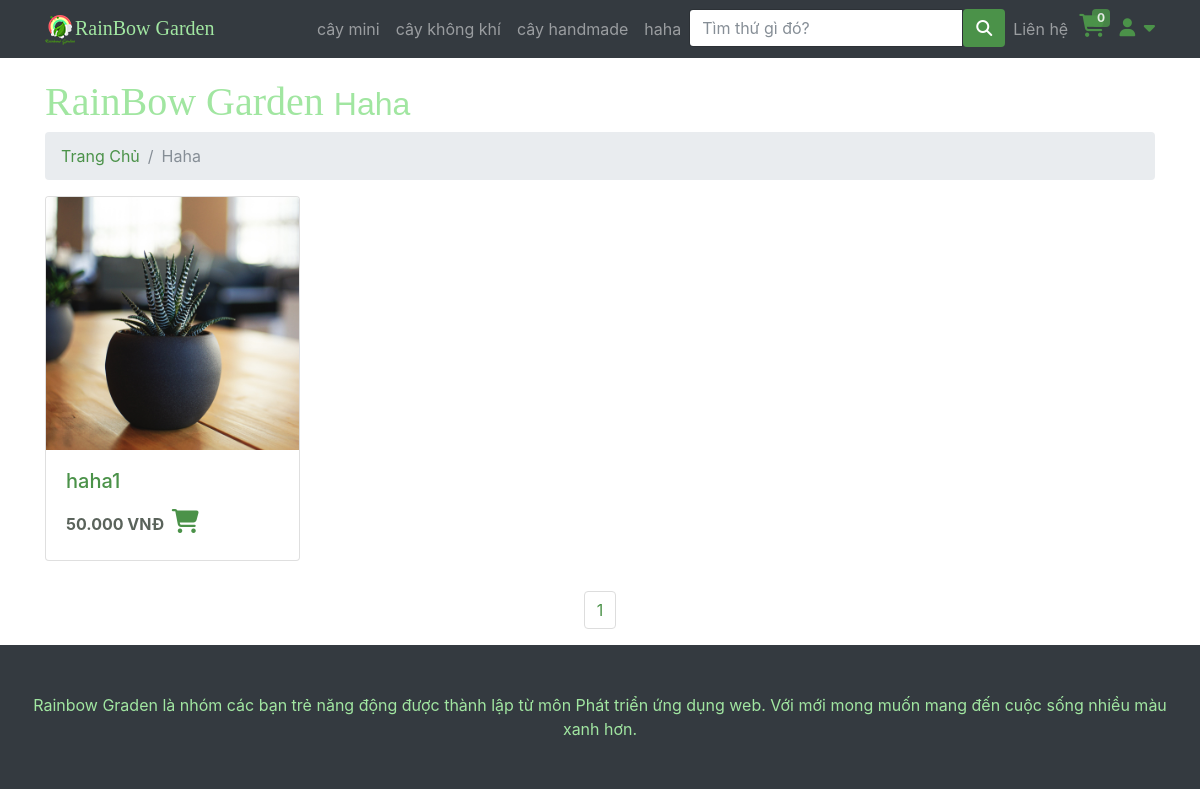
Screenshot of /loaicay?category=4 with the database file from the repository.
### tables this page shows
CREATE TABLE IF NOT EXISTS `category` (
  `id` int NOT NULL AUTO_INCREMENT,
  `name` varchar(200) DEFAULT NULL,
  `image` varchar(200) NOT NULL,
  PRIMARY KEY (`id`)
);

CREATE TABLE IF NOT EXISTS `product` (
  `id` int NOT NULL AUTO_INCREMENT,
  `name` varchar(200) DEFAULT NULL,
  `saleoff` int DEFAULT NULL,
  `category` int DEFAULT NULL,
  `imagiUrl` varchar(225) DEFAULT NULL,
  `short_descripsion` text,
  `inStock` int DEFAULT '0',
  `isAvailable` tinyint(1) DEFAULT '1',
  PRIMARY KEY (`id`),
  KEY `category` (`category`)
);

### php/connectDB.php (called while the page is built, shortened)
<?php
class DataAccessHelper
{
	static $connection;
	public function connect()
	{
		self::$connection = new mysqli(DB_HOST, DB_USER, DB_PASSWORD, DB_NAME, DB_PORT);
		self::$connection->set_charset(DB_CHARSET);
	}
	public function executeQuery($sql)
	{
		return self::$connection->query($sql);
	}
}

### Cart.php (called while the page is built, shortened)
<?php
$count_cart = 0;

### loaicay.php (the view, shortened to what this page needs)
<?php
include "header.php";
$size = 4;
$danhmuccon = 0;
$tongsotrang = 0;
$themsotrang = 0;
$name_page = '';
if (isset($_GET['category'])) {
  $danhmuccon = $_GET['category'];
  $query = $db->executeQuery("SELECT * FROM category where id = $danhmuccon");
  $result = mysqli_fetch_assoc($query);
  $name_page = $result['name'];
}
?>
<div class="container">
  <br>
  <h1 class="GreenBrand">RainBow Garden
    <small style="font-family: Arial; text-transform: capitalize;"><?php echo $name_page ?></small>
  </h1>
  <ol class="breadcrumb">
    <li class="breadcrumb-item">
      <a href="index.php">Trang Chủ</a>
    </li>
    <li class="breadcrumb-item active" style="text-transform: capitalize;"><?php echo $name_page ?></li>
  </ol>
  <div class="row">
    <?php
    if (isset($_GET['tukhoa'])) {
      $key = $_GET['tukhoa'];
      $result = $db->executeQuery("SELECT count(*) countid from product where name like '%$key%' and category = $danhmuccon");
    } else {
      $result = $db->executeQuery("SELECT count(*) countid from product where category = $danhmuccon");
    }
    if ($result) {
      $row = mysqli_fetch_assoc($result);
      $numpd = (int)$row["countid"];
      $tongsotrang = $numpd / $size;
      if ($numpd % $size == 0)
        $themsotrang = 0;
      else
        $themsotrang = 1;
      include("php/products-list.php");
    } ?>
  </div>
  <div>
    <ul class="pagination justify-content-center">
      <?php
      for ($i = 1; $i <= $tongsotrang + $themsotrang; $i++) {
        echo "<li class=\"page-item\" >
      <a class=\"pageprlink page-link\"  href=\"?category={$danhmuccon}&trang={$i}\"
      style=\" color: #4b9249\">{$i}</a>
      </li> ";
      }
      ?>
    </ul>
  </div>
</div>
<?php
include 'footer.php';
?>

### header.php (shortened to what this page needs)
<?php
include "php/connectDB.php";
$db = new DataAccessHelper;
$db->connect();
include('Cart.php');
?>
<!DOCTYPE html>
<html lang="en">
<head>
    <link href="vendor/bootstrap/css/bootstrap.min.css" rel="stylesheet">
    <link href="css/modern-business.css" rel="stylesheet">
    <link href="css/icon-fonts.min.css" rel="stylesheet">
    <link href="css/settings.css" rel="stylesheet">
    <link href="css/grid-and-effects.css" rel="stylesheet">
    <link href="css/custom.css" rel="stylesheet">
    <link href="css/styles.css" rel="stylesheet">
    <link rel="stylesheet" href="https://cdnjs.cloudflare.com/ajax/libs/font-awesome/6.7.1/css/all.min.css">
</head>
<body>
    <nav class="navbar fixed-top navbar-expand-lg navbar-dark bg-dark fixed-top">
        <div class="container">
            <a class="navbar-brand GreenBrand" href="index.php"><img src="img/logobn.png">RainBow Garden</a>
            <div class="collapse navbar-collapse" id="navbarResponsive">
                <ul class="navbar-nav ml-auto">
                    <?php
                    $query = $db->executeQuery("SELECT * FROM category");
                    $result = mysqli_fetch_all($query, MYSQLI_ASSOC);
                    ?>
                    <?php foreach ($result as $value) : ?>
                        <li class="nav-item">
                            <a class="nav-link" href="loaicay?category=<?php echo $value['id'] ?>"><?php echo $value['name'] ?></a>
                        </li>
                    <?php endforeach; ?>
                    <li>
                        <form class="input-with-submit header-search" method="GET">
                            <div class="input-group">
                                <input type="text" class="form-control" placeholder="Tìm thứ gì đó?" name="tukhoa">
                                <span class="input-group-button">
                                    <button class="btn btn-default" style="background-color: #4b9249" type="submit">
                                        <i class="fa fa-search"></i>
                                    </button>
                                </span>
                            </div>
                        </form>
                    </li>
                    <li class="nav-item dropdown">
                        <a class="nav-link" href="lienhe.php">
                            Liên hệ
                        </a>
                    </li>
                    <li style="width: 40px !important; height: 40px; padding-left: 3px;">
                        <span class="my-cart-icon">
                            <span class=" navRbcart">
                                <a href="myCart.php">
                                </a>
                            </span>
                            <span class="badge badge-notify my-cart-badge"><?php echo $count_cart ?></span>
                        </span>
                    </li>
                    <li class="dropdown navRbaccount">
                        <a class=" fn-bran-light" data-toggle="dropdown" href="#">
                            <i class="fa fa-user fa-fw"></i> <i class="fa fa-caret-down"></i>
                        </a>
                    </li>
                </ul>
            </div>
        </div>
    </nav>

### php/products-list.php (shortened to what this page needs)
<?php
$trang = 1;
$start = ($trang - 1) * $size;
if ($danhmuccon == 0) {
  if (isset($_GET['tukhoa'])) {
    $query = $db->executeQuery("SELECT p.* , activePrice(p.id) as price FROM product p WHERE p.name LIKE '%$key%'
     LIMIT $start, $size");
  } else {
    $query = $db->executeQuery("call sp_lietkeSanPhamNoiBat()");
  }
} else {
  if (isset($_GET['tukhoa'])) {
    $query = $db->executeQuery("SELECT p.* , activePrice(p.id) as price FROM product p WHERE p.name LIKE '%$key%'
    AND p.category = $danhmuccon
    LIMIT $start, $size");
  } else {
    $query = $db->executeQuery("call sp_lietkeSanPhamTheoLoai('{$danhmuccon}','{$start}','{$size}')");
  }
}
while ($row = mysqli_fetch_assoc($query)) {
  $id = $row["id"];
  $name = $row["name"];
  $price = (int)$row["price"];
  $imagi = $row["imagiUrl"];
  $link  = $danhmuccon ?  "category=" . $danhmuccon . "&" : "";
  $link = $link . ($trang ? "trang=" . $trang . "&" : "");
?>
  <div class="col-md-4 col-sm-6 col-lg-3 portfolio-item">
    <div class="card h-348 cart_items">
      <div class="dropdown">
        <a href="ChiTietSanPham.php?id=<?php echo $id; ?>" class="product-image"><img class="card-img-top" src="<?php echo $imagi  ?>" alt=""></a>
      </div>
      <div class="card-body">
        <h4 class="card-title Namet">
          <?php echo $name ?>
        </h4>
        <span style="width: 100%">
          <strong class="Giat" name="price"> <?php echo number_format($price, 0, ',', '.') ?> VNĐ</strong>
          <span class=" productCart">
            <a class="add-to-cart my-cart-btn" href="?<?php echo $link ?>add_cart=<?php echo $id ?>">
              <i class="fa fa-shopping-cart shopping_bg " name="" aria-hidden="true"></i>
            </a>
          </span>
        </span>
      </div>
    </div>
  </div>
<?php
}
?>

### css/modern-business.css (style rules this page uses)
body { padding-top: 54px; }
@media (min-width: 992px) { body { padding-top: 56px; } }
.portfolio-item { margin-bottom: 30px; }

### css/grid-and-effects.css (style rules this page uses)
.container { margin-right: auto; margin-left: auto; padding-left: 15px; padding-right: 15px; }
@media (min-width: 768px) { .container, .row.ig_fullwidth { width: 750px; } }
@media (min-width: 992px) { .container, .row.ig_fullwidth { width: 970px; } }
@media (min-width: 1200px) { .container, .row.ig_fullwidth { width: 1170px; } }
.row { margin-left: -15px; margin-right: -15px; }
.col-xs-1, .col-sm-1, .col-md-1, .col-lg-1, .col-xs-2, .col-sm-2, .col-md-2, .col-lg-2, .col-xs-3, .col-sm-3, .col-md-3, .col-lg-3, .col-xs-4, .col-sm-4, .col-md-4, .col-lg-4, .col-xs-5, .col-sm-5, .col-md-5, .col-lg-5, .col-xs-6, .col-sm-6, .col-md-6, .col-lg-6, .col-xs-7, .col-sm-7, .col-md-7, .col-lg-7, .col-xs-8, .col-sm-8, .col-md-8, .col-lg-8, .col-xs-9, .col-sm-9, .col-md-9, .col-lg-9, .col-xs-10, .col-sm-10, .col-md-10, .col-lg-10, .col-xs-11, .col-sm-11, .col-md-11, .col-lg-11, .col-xs-12, .col-sm-12, .col-md-12, .col-lg-12 { position: relative; min-height: 1px; padding-left: 15px; padding-right: 15px; margin-bottom: 30px; }
@media (min-width: 768px) { .col-sm-1, .col-sm-2, .col-sm-3, .col-sm-4, .col-sm-5, .col-sm-6, .col-sm-7, .col-sm-8, .col-sm-9, .col-sm-10, .col-sm-11, .col-sm-12 { float: left; } }
@media (min-width: 768px) { .col-sm-6 { width: 50%; } }
@media (min-width: 992px) { .col-md-1, .col-md-2, .col-md-3, .col-md-4, .col-md-5, .col-md-6, .col-md-7, .col-md-8, .col-md-9, .col-md-10, .col-md-11, .col-md-12 { float: left; } }
@media (min-width: 992px) { .col-md-4 { width: 33.33333333%; } }
@media (min-width: 1200px) { .col-lg-1, .col-lg-2, .col-lg-3, .col-lg-4, .col-lg-5, .col-lg-6, .col-lg-7, .col-lg-8, .col-lg-9, .col-lg-10, .col-lg-11, .col-lg-12 { float: left; } }
@media (min-width: 1200px) { .col-lg-3 { width: 25%; } }
.collapse { display: none; }
.clearfix:after, .container:after, .container-fluid:after, .row:after { clear: both; content: " "; display: table; }

### css/custom.css (style rules this page uses)
.GreenBrand { color: #a1e6a1 !important; font-family: 'Pacifico', cursive; }
.dropdown { position: relative; display: inline-block; }
.Namet { font-size: 20px; font-style: bold; color: #4b9249; }
.Giat { color:#5a635b; }
.shopping_bg { width:30px; height:23px; cursor: pointer; }
.navRbcart { font-size: 23px !important; color: white; position: relative; }
.badge-notify { background:#4b9249; opacity: 0.85; position:relative; top: -40px; left: 13px; }
.productCart { text-align: right; font-size:24px !important; color: #4b9249; }
.navRbaccount { padding-top: 5px; font-size: 18px; }

### css/styles.css (style rules this page uses)
.btn-primary, .btn-primary:active, .btn-primary:focus, .btn-primary:active:focus, .btn-primary:hover, .wpcf7-submit, span.wpcf7-list-item, button, .navbar-toggle, input[type='button'], input[type='reset'], input[type='submit'], .jumbotron .carousel-indicators li.active, .post-item .vertical-center span, .post-item .label-wrap .label, .testimonials .testimonial-control, .testimonials .testimonial-control:first-of-type::before, .testimonials .testimonial-control:last-of-type::before, .cta-button, .brochure-box, .project-navigation a, .pagination a.current, .pagination span.current, .sidebar .widget.widget_nav_menu .menu li:hover, .sidebar .widget.widget_nav_menu .menu li.current-menu-item a, .sidebar .widget.widget_nav_menu .menu li a:hover, .panel-group .panel .panel-heading .accordion-toggle[aria-expanded="true"] { background-color: #a2c046; color: #ffffff; }
.fa { display: inline-block; font: normal normal normal 14px/1 FontAwesome; font-size: inherit; text-rendering: auto; -webkit-font-smoothing: antialiased; -moz-osx-font-smoothing: grayscale; }

### header.php (style rules this page uses)
a { color: #4b9249; }

### loaicay.php (style rules this page uses)
a { color: #4b9249; }

### rows the page displays
category: name "cây mini"
category: name "cây không khí"
category: name "cây handmade"
category: name "haha", name "Haha"
product: imagiUrl (picture), name "haha1", price "50.000"

### other values shown
$count_cart "0"
